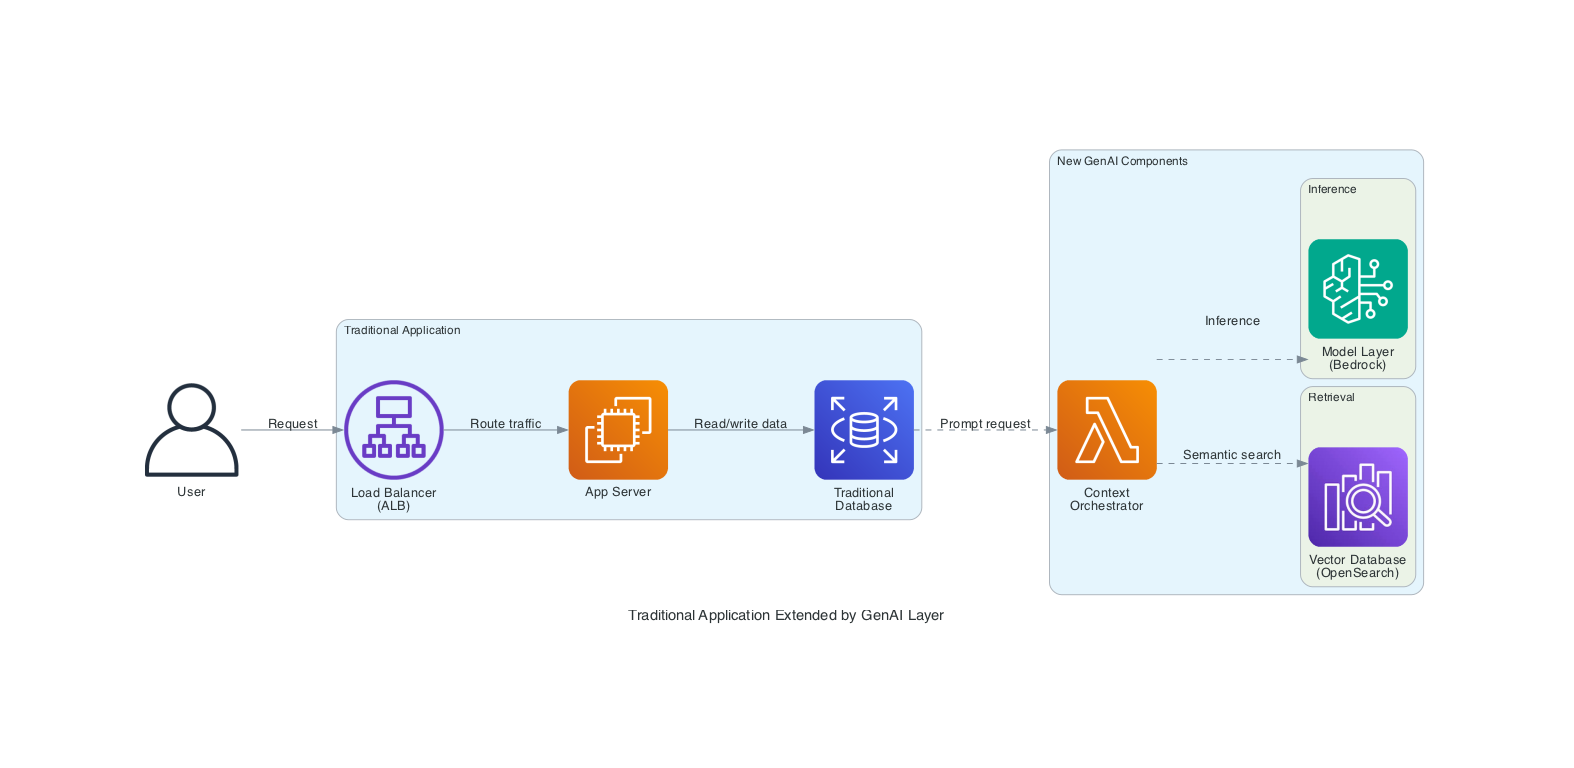

Reproduce this figure in Python.
from diagrams import Diagram, Cluster, Edge
from diagrams.aws.network import ALB
from diagrams.aws.compute import EC2
from diagrams.aws.database import RDS
from diagrams.aws.analytics import AmazonOpensearchService
from diagrams.aws.ml import Bedrock
from diagrams.aws.compute import Lambda
from diagrams.onprem.client import User

with Diagram(
    "Traditional Application Extended by GenAI Layer",
    show=False,
    direction="LR",
    graph_attr={"rankdir": "LR", "size": "18,8", "splines": "ortho"},
    filename="aws-genai-professional-reference/architectures/traditional_app_with_genai_layer/traditional_app_with_genai",
):
    user = User("User")

    # Traditional application tier
    with Cluster("Traditional Application"):
        alb = ALB("Load Balancer\n(ALB)")
        app_server = EC2("App Server")
        db = RDS("Traditional\nDatabase")

    # GenAI extension tier
    with Cluster("New GenAI Components"):
        orchestrator = Lambda("Context\nOrchestrator")

        with Cluster("Retrieval"):
            vector_db = AmazonOpensearchService("Vector Database\n(OpenSearch)")

        with Cluster("Inference"):
            model = Bedrock("Model Layer\n(Bedrock)")

    # Traditional flow
    user >> Edge(label="Request") >> alb
    alb >> Edge(label="Route traffic") >> app_server
    app_server >> Edge(label="Read/write data") >> db

    # GenAI extension
    db >> Edge(label="Prompt request", style="dashed") >> orchestrator
    orchestrator >> Edge(label="Semantic search", style="dashed") >> vector_db
    orchestrator >> Edge(label="Inference", style="dashed") >> model
